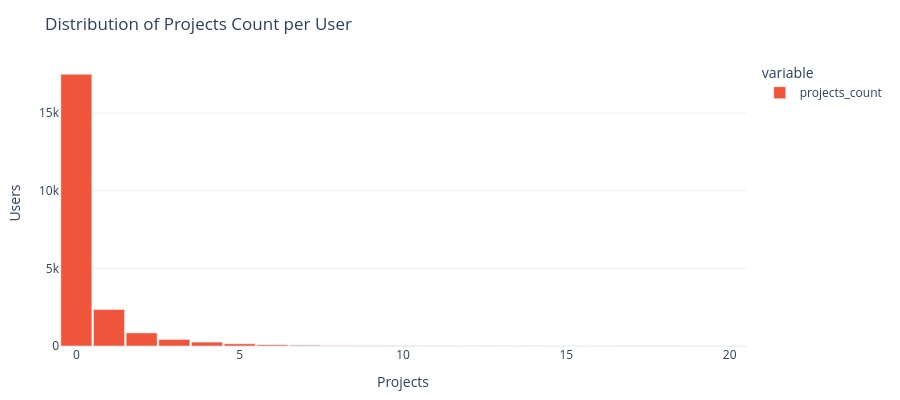

This figure's notebook cell:
### Markdown cell above
# Distribution of projects count

How many projects do users typically have?

### Code cell
s = pd.to_numeric(df['projects_count'], errors='coerce')
fig = px.histogram(
    s.dropna(), nbins=30,
    title='Distribution of Projects Count per User',
    labels={'value': 'Projects', 'count': 'Users'},
    color_discrete_sequence=['#EF553B']
)
fig.update_traces(marker_line_color='white', marker_line_width=0.5)
fig.update_layout(bargap=0.05,
                  height=max(DEFAULT_HEIGHT - 20, 400),
                  xaxis_title='Projects', yaxis_title='Users')
fig.show()

save_plotly(fig, name='projects_count_distribution', description='Histogram of projects count per user', friendly_name='Projects Count Distribution')

### Figure 1 — Plotly figure (JSON) as saved in the notebook; plotly's stock layout.template omitted (floating-point values rounded to 4 significant figures; data arrays with more than 128 entries replaced by an {"elided": "..."} marker saying what was removed)
{"data": [{"bingroup": "x", "hovertemplate": "variable=projects_count<br>Projects=%{x}<br>count=%{y}<extra></extra>", "legendgroup": "projects_count", "marker": {"color": "#EF553B", "line": {"color": "white", "width": 0.5}, "pattern": {"shape": ""}}, "name": "projects_count", "nbinsx": 30, "orientation": "v", "showlegend": true, "type": "histogram", "x": {"elided": "21718 int values"}, "xaxis": "x", "yaxis": "y"}], "layout": {"bargap": 0.05, "barmode": "relative", "height": 400, "legend": {"title": {"text": "variable"}, "tracegroupgap": 0}, "title": {"text": "Distribution of Projects Count per User"}, "xaxis": {"anchor": "y", "domain": [0, 1], "title": {"text": "Projects"}}, "yaxis": {"anchor": "x", "domain": [0, 1], "title": {"text": "Users"}}}}
